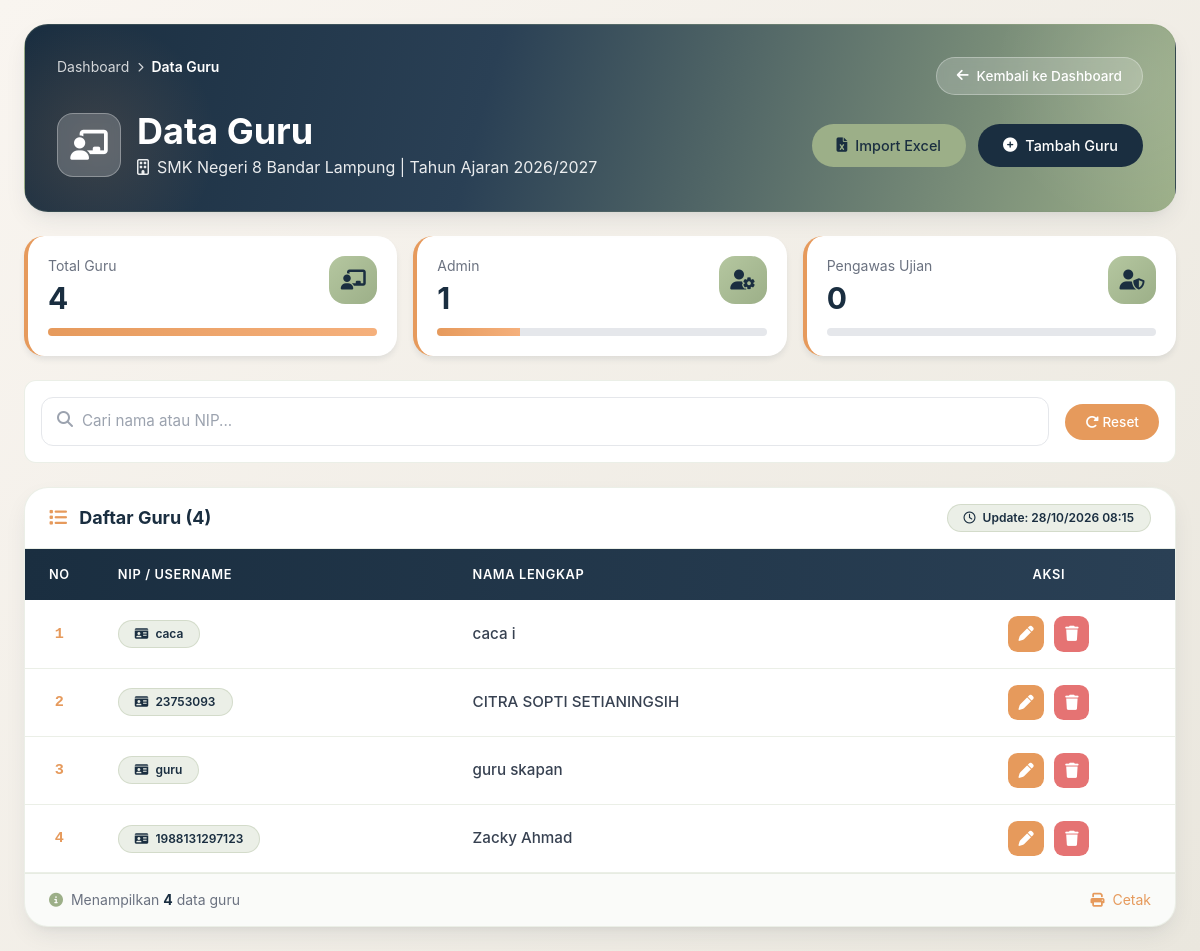
Page /cbt_sekolah/pages/admin/data_guru.php (signed in) on the committed database.
### tables this page shows
CREATE TABLE `tb_users` (
  `id_user` int(11) NOT NULL,
  `nama_lengkap` varchar(100) NOT NULL,
  `ruangan` varchar(100) DEFAULT NULL,
  `username` varchar(50) NOT NULL,
  `password` varchar(255) NOT NULL,
  `role` enum('admin','guru','siswa','pengawas') NOT NULL,
  `id_kelas` int(11) DEFAULT NULL,
  `nisn` varchar(20) DEFAULT NULL,
  `jenis_kelamin` enum('L','P') DEFAULT NULL,
  `tempat_lahir` varchar(100) DEFAULT NULL,
  `tanggal_lahir` date DEFAULT NULL,
  `nis` varchar(20) DEFAULT NULL,
  `agama` varchar(20) DEFAULT NULL,
  `alamat` text DEFAULT NULL,
  `created_at` timestamp NOT NULL DEFAULT current_timestamp(),
  `status` enum('aktif','nonaktif') DEFAULT 'aktif'
);

### cbt_sekolah/pages/admin/data_guru.php (the view, shortened to what this page needs)
<?php
require_once '../../config/koneksi.php';
$stmt = $pdo->query("SELECT * FROM tb_users WHERE role = 'guru' ORDER BY nama_lengkap ASC");
$guru = $stmt->fetchAll();
$total_guru = count($guru);
$total_admin = $pdo->query("SELECT COUNT(*) FROM tb_users WHERE role = 'admin'")->fetchColumn();
$total_pengawas = 0;
?>
<!DOCTYPE html>
<html lang="id">
<head>
    <script src="https://cdn.tailwindcss.com"></script>
    <link rel="stylesheet" href="https://cdnjs.cloudflare.com/ajax/libs/font-awesome/6.4.0/css/all.min.css">
</head>
<body>
    <div class="main-container animate-fadeInUp">
        <div class="card p-8 mb-6 header-gradient text-white relative overflow-hidden">
            <div class="relative z-10">
                <div class="flex justify-between items-start mb-4">
                    <nav class="text-sm flex items-center gap-2 text-white/80">
                        <a href="dashboard.php" class="hover:text-white transition">Dashboard</a>
                        <i class="fas fa-chevron-right text-[10px]"></i>
                        <span class="text-white font-semibold">Data Guru</span>
                    </nav>
                    <a href="dashboard.php" class="btn-back">
                        <i class="fas fa-arrow-left"></i> Kembali ke Dashboard
                    </a>
                </div>
                <div class="flex flex-col md:flex-row md:items-center justify-between gap-6">
                    <div class="flex items-center gap-4">
                        <div class="w-16 h-16 bg-white/20 rounded-2xl flex items-center justify-center backdrop-blur-sm border border-white/30">
                            <i class="fas fa-chalkboard-teacher text-3xl text-white"></i>
                        </div>
                        <div>
                            <h1 class="text-3xl md:text-4xl font-bold mb-1">Data Guru</h1>
                            <p class="text-white/90 flex items-center gap-2">
                                <i class="far fa-building"></i>
                                SMK Negeri 8 Bandar Lampung | Tahun Ajaran <?= date('Y') . '/' . (date('Y')+1) ?>
                            </p>
                        </div>
                    </div>
                    <div class="flex gap-3">
                        <button onclick="bukaModalImport()" class="btn-success">
                            <i class="fas fa-file-excel"></i> Import Excel
                        </button>
                        <button onclick="bukaModalTambah()" class="btn-primary">
                            <i class="fas fa-plus-circle"></i> Tambah Guru
                        </button>
                    </div>
                </div>
            </div>
        </div>
        <div class="grid grid-cols-1 md:grid-cols-3 gap-4 mb-6">
            <div class="stat-card">
                <div class="flex items-start justify-between">
                    <div>
                        <p class="text-sm text-gray-500 mb-1">Total Guru</p>
                        <p class="text-3xl font-bold" style="color: var(--navy);"><?= $total_guru ?></p>
                    </div>
                    <div class="stat-icon">
                        <i class="fas fa-chalkboard-teacher"></i>
                    </div>
                </div>
                <div class="progress-bar mt-3" style="height: 0.5rem; background: #E5E7EB; border-radius: 9999px; overflow: hidden;">
                    <div class="progress-fill" style="height: 100%; background: linear-gradient(90deg, var(--orange), var(--orange-light)); width: 100%;"></div>
                </div>
            </div>
            <div class="stat-card">
                <div class="flex items-start justify-between">
                    <div>
                        <p class="text-sm text-gray-500 mb-1">Admin</p>
                        <p class="text-3xl font-bold" style="color: var(--navy);"><?= $total_admin ?></p>
                    </div>
                    <div class="stat-icon">
                        <i class="fas fa-user-cog"></i>
                    </div>
                </div>
                <div class="progress-bar mt-3" style="height: 0.5rem; background: #E5E7EB; border-radius: 9999px; overflow: hidden;">
                    <div class="progress-fill" style="height: 100%; background: linear-gradient(90deg, var(--orange), var(--orange-light)); width: <?= $total_guru > 0 ? ($total_admin / $total_guru) * 100 : 0 ?>%;"></div>
                </div>
            </div>
            <div class="stat-card">
                <div class="flex items-start justify-between">
                    <div>
                        <p class="text-sm text-gray-500 mb-1">Pengawas Ujian</p>
                        <p class="text-3xl font-bold" style="color: var(--navy);"><?= $total_pengawas ?></p>
                    </div>
                    <div class="stat-icon">
                        <i class="fas fa-user-shield"></i>
                    </div>
                </div>
                <div class="progress-bar mt-3" style="height: 0.5rem; background: #E5E7EB; border-radius: 9999px; overflow: hidden;">
                </div>
            </div>
        </div>
        <div class="bg-white rounded-xl border border-gray-200 p-4 mb-6" style="border-color: rgba(156, 175, 136, 0.2);">
            <div class="flex flex-wrap items-center justify-between gap-4">
                <div class="flex-1 min-w-[250px]">
                    <div class="relative">
                        <i class="fas fa-search absolute left-4 top-3.5 text-gray-400"></i>
                        <input type="text" id="cariGuru" onkeyup="filterGuru()" placeholder="Cari nama atau NIP..."
                               class="input-custom pl-10">
                    </div>
                </div>
                <div class="flex gap-2">
                    <button onclick="resetFilter()" class="btn-warning">
                        <i class="fas fa-redo-alt"></i> Reset
                    </button>
                </div>
            </div>
        </div>
        <div class="card overflow-hidden">
            <div class="px-6 py-4 border-b border-gray-100 flex flex-wrap items-center justify-between gap-4" style="border-color: rgba(156, 175, 136, 0.2);">
                <h2 class="font-bold text-lg" style="color: var(--navy);">
                    <i class="fas fa-list mr-2" style="color: var(--orange);"></i>
                    Daftar Guru (<?= $total_guru ?>)
                </h2>
                <span class="badge-nip">
                    <i class="far fa-clock mr-1"></i> Update: <?= date('d/m/Y H:i') ?>
                </span>
            </div>
            <div class="overflow-x-auto">
                <?php if ($total_guru > 0): ?>
                <table class="w-full" id="tabelGuru">
                    <thead>
                        <tr>
                            <th class="text-center w-16">No</th>
                            <th class="text-left">NIP / Username</th>
                            <th class="text-left">Nama Lengkap</th>
                            <th class="text-center">Aksi</th>
                        </tr>
                    </thead>
                    <tbody>
                        <?php $no = 1;
                        foreach ($guru as $row): ?>
                        <tr class="guru-row">
                            <td class="text-center font-mono" style="color: var(--orange); font-weight: 600;"><?= $no++ ?></td>
                            <td>
                                <span class="badge-nip">
                                    <i class="fas fa-id-card mr-1"></i> <?= htmlspecialchars($row['username']); ?>
                                </span>
                            </td>
                            <td class="font-medium searchable">
                                <?= htmlspecialchars($row['nama_lengkap']); ?>
                            </td>
                            <td class="text-center">
                                <button onclick="bukaModalEdit(<?= $row['id_user']; ?>, '<?= $row['username']; ?>', '<?= $row['nama_lengkap']; ?>')"
                                        class="action-btn edit" title="Edit">
                                    <i class="fas fa-pen"></i>
                                </button>
                                <button onclick="konfirmasiHapus(<?= $row['id_user']; ?>)"
                                        class="action-btn delete" title="Hapus">
                                    <i class="fas fa-trash"></i>
                                </button>
                            </td>
                        </tr>
                        <?php endforeach; ?>
                    </tbody>
                </table>
                <?php endif; ?>
            </div>
            <?php if ($total_guru > 0): ?>
            <div class="border-t px-6 py-4 text-sm flex justify-between items-center" style="border-color: rgba(156, 175, 136, 0.2); background: rgba(156, 175, 136, 0.05);">
                <div class="text-gray-500">
                    <i class="fas fa-info-circle mr-1" style="color: var(--sage);"></i>
                    Menampilkan <span class="font-bold" style="color: var(--navy);"><?= $total_guru ?></span> data guru
                </div>
                <div>
                    <button onclick="cetakData()" class="text-sm hover:underline" style="color: var(--orange);">
                        <i class="fas fa-print mr-1"></i> Cetak
                    </button>
                </div>
            </div>
            <?php endif; ?>
        </div>
    </div>
</body>
</html>

### cbt_sekolah/pages/admin/data_guru.php (style rules this page uses)
:root { --navy: #1A2E40; --navy-light: #2A4055; --sage: #9CAF88; --sage-light: #B5C7A0; --orange: #E69A5C; --orange-light: #F5B07C; --cream: #F9F5F0; --white: #FFFFFF; --gray-light: #F3F4F6; --gray: #6B7280; }
body { background: linear-gradient(135deg, var(--cream) 0%, #EAE7DE 100%); font-family: 'Inter', system-ui, -apple-system, BlinkMacSystemFont, 'Segoe UI', Roboto, sans-serif; min-height: 100vh; padding: 1.5rem; margin: 0; }
.main-container { max-width: 1400px; margin: 0 auto; width: 100%; }
.card { background: var(--white); border-radius: 1.5rem; box-shadow: 0 10px 25px -5px rgba(26, 46, 64, 0.1), 0 8px 10px -6px rgba(26, 46, 64, 0.05); border: 1px solid rgba(156, 175, 136, 0.2); transition: all 0.3s ease; }
.header-gradient { background: linear-gradient(105deg, var(--navy) 0%, var(--navy-light) 40%, var(--sage) 100%); color: white; position: relative; overflow: hidden; }
.header-gradient::before { content: ''; position: absolute; top: -50%; right: -10%; width: 300px; height: 300px; background: radial-gradient(circle, rgba(255,255,255,0.1) 0%, transparent 70%); border-radius: 50%; }
.header-gradient::after { content: ''; position: absolute; bottom: -30%; left: -5%; width: 250px; height: 250px; background: radial-gradient(circle, rgba(230,154,92,0.15) 0%, transparent 70%); border-radius: 50%; }
.stat-card { background: var(--white); border-radius: 1.25rem; padding: 1.25rem; box-shadow: 0 4px 6px -1px rgba(26, 46, 64, 0.1); border-left: 4px solid var(--orange); transition: all 0.3s ease; height: 100%; }
.stat-icon { width: 3rem; height: 3rem; border-radius: 1rem; display: flex; align-items: center; justify-content: center; font-size: 1.25rem; background: linear-gradient(135deg, var(--sage-light), var(--sage)); color: var(--navy); }
.btn-primary { background: var(--navy); color: white; padding: 0.6rem 1.5rem; border-radius: 9999px; font-weight: 500; font-size: 0.9rem; transition: all 0.3s ease; border: 1px solid transparent; display: inline-flex; align-items: center; gap: 0.5rem; cursor: pointer; }
.btn-success { background: var(--sage); color: var(--navy); padding: 0.6rem 1.5rem; border-radius: 9999px; font-weight: 500; font-size: 0.9rem; transition: all 0.3s ease; border: 1px solid transparent; display: inline-flex; align-items: center; gap: 0.5rem; cursor: pointer; }
.btn-warning { background: var(--orange); color: white; padding: 0.5rem 1.25rem; border-radius: 9999px; font-weight: 500; font-size: 0.85rem; transition: all 0.2s ease; cursor: pointer; border: none; }
.btn-back { background: rgba(255,255,255,0.2); color: white; padding: 0.5rem 1.25rem; border-radius: 9999px; font-weight: 500; font-size: 0.85rem; transition: all 0.2s ease; cursor: pointer; border: 1px solid rgba(255,255,255,0.3); backdrop-filter: blur(5px); display: inline-flex; align-items: center; gap: 0.5rem; }
table thead tr { background: linear-gradient(90deg, var(--navy), var(--navy-light)); color: white; }
table thead th { padding: 1rem 1.5rem; font-weight: 600; font-size: 0.8rem; letter-spacing: 0.05em; text-transform: uppercase; }
table tbody tr { border-bottom: 1px solid rgba(156, 175, 136, 0.2); transition: background-color 0.2s ease; }
table tbody td { padding: 1rem 1.5rem; font-size: 0.95rem; color: #374151; }
.badge-nip { background: rgba(156, 175, 136, 0.2); color: var(--navy); padding: 0.25rem 1rem; border-radius: 9999px; font-size: 0.75rem; font-weight: 600; border: 1px solid rgba(156, 175, 136, 0.3); display: inline-block; }
.action-btn { width: 2.2rem; height: 2.2rem; border-radius: 0.6rem; display: inline-flex; align-items: center; justify-content: center; transition: all 0.2s ease; color: white; border: none; cursor: pointer; margin: 0 0.2rem; }
.action-btn.edit { background: var(--orange); }
.action-btn.delete { background: #E57373; }
.input-custom { border: 1px solid #E5E7EB; border-radius: 0.75rem; padding: 0.75rem 1rem; width: 100%; transition: all 0.2s ease; font-size: 0.95rem; }
.animate-fadeInUp { animation: fadeInUp 0.5s ease forwards; }

### rows in the picture
tb_users: username "caca", nama_lengkap "caca i"
tb_users: username "23753093", nama_lengkap "CITRA SOPTI SETIANINGSIH"
tb_users: username "guru", nama_lengkap "guru skapan"
tb_users: username "1988131297123", nama_lengkap "Zacky Ahmad"

### other values in the picture
$total_guru "4"
$total_admin "1"
$total_pengawas "0"
